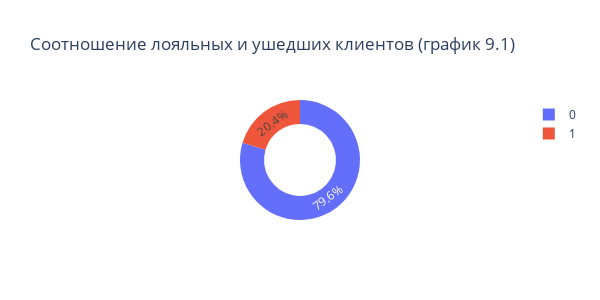

The cell this chart's notebook holds for it:
### Markdown cell above
### 9.1 
***Каково соотношение ушедших и лояльных клиентов? Покажите это на графике и дайте комментарий по соотношению.***

### Code cell
px.pie(df, names='Exited',
             title='Соотношение лояльных и ушедших клиентов (график 9.1)',
             width=600, height=300, 
             hole=0.6)

### Figure 1 — Plotly figure (JSON) as saved in the notebook; plotly's stock layout.template omitted (floating-point values rounded to 4 significant figures; data arrays with more than 128 entries replaced by an {"elided": "..."} marker saying what was removed)
{"data": [{"domain": {"x": [0, 1], "y": [0, 1]}, "hole": 0.6, "hovertemplate": "Exited=%{label}<extra></extra>", "labels": {"elided": "10000 int values"}, "legendgroup": "", "name": "", "showlegend": true, "type": "pie"}], "layout": {"height": 300, "legend": {"tracegroupgap": 0}, "title": {"text": "Соотношение лояльных и ушедших клиентов (график 9.1)"}, "width": 600}}
